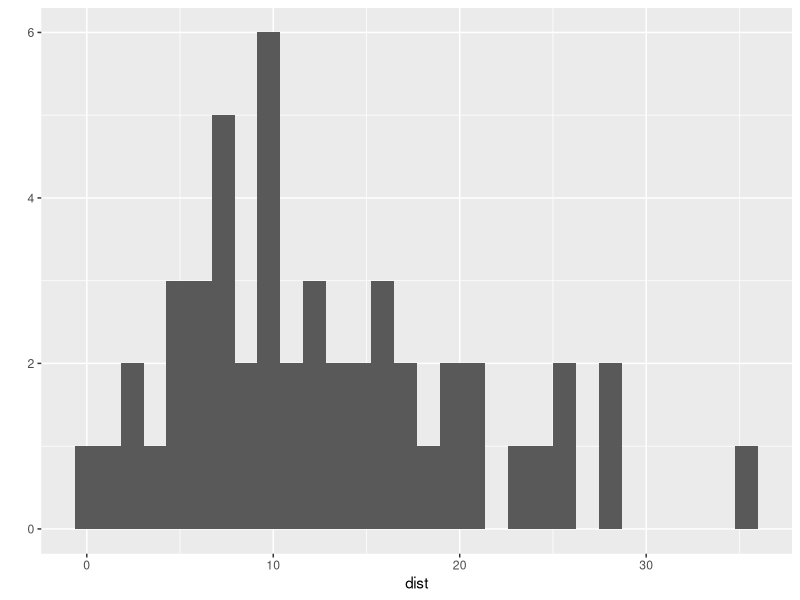
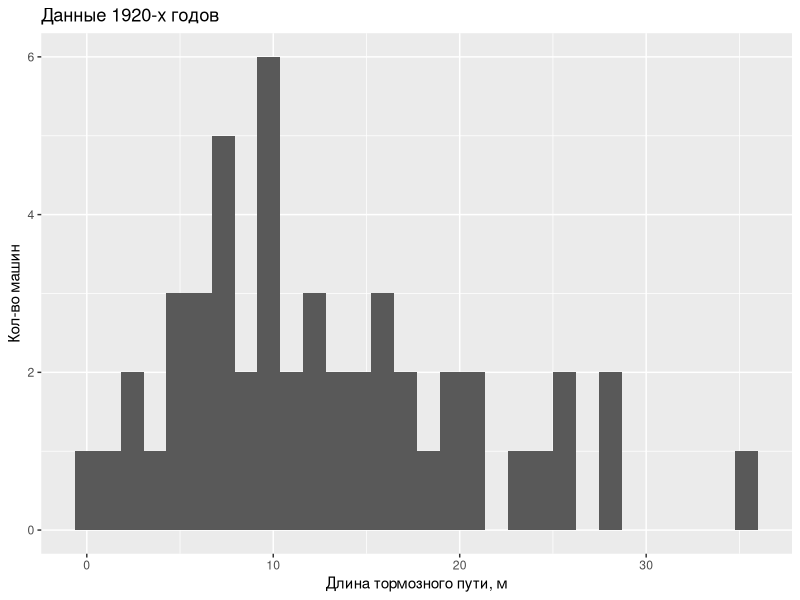
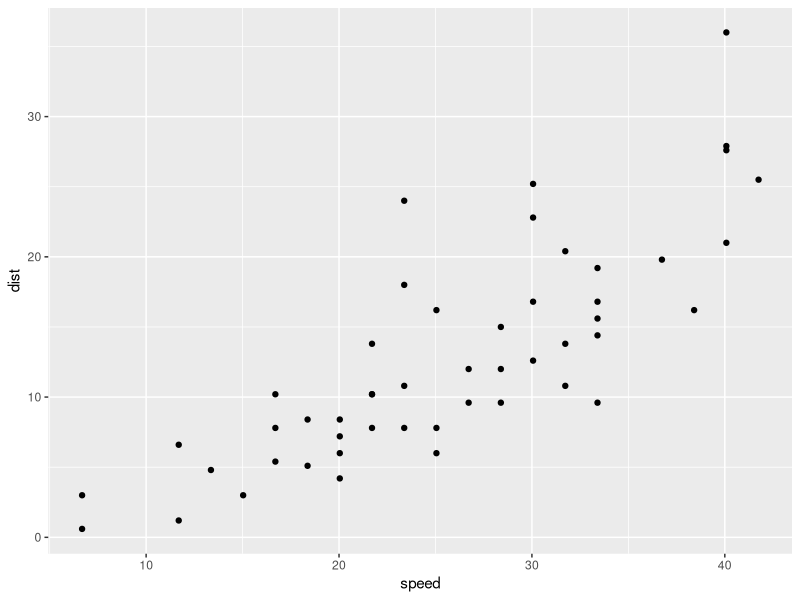
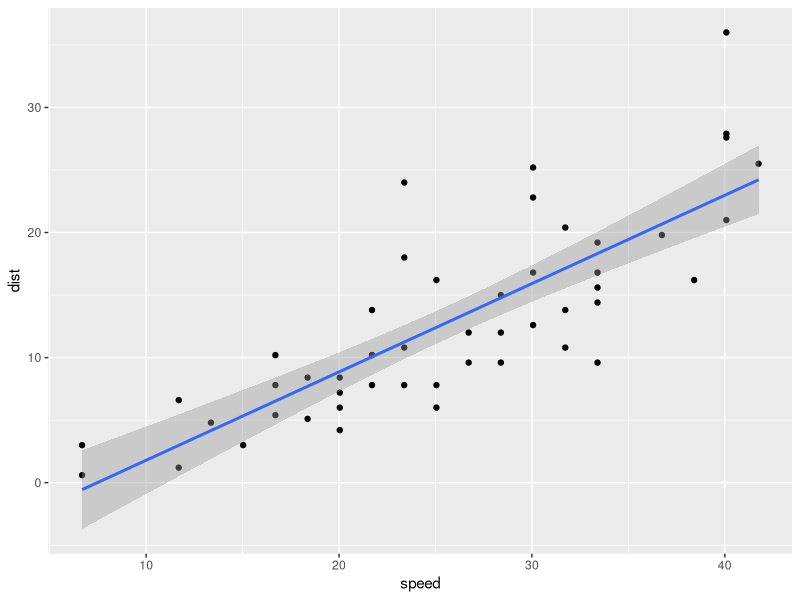
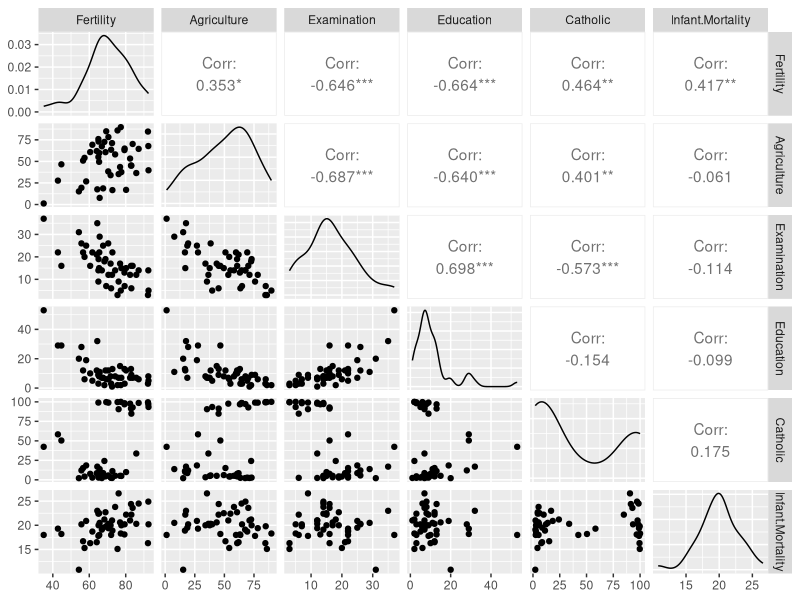

Reproduce these figures in R, in order.
library('psych')
library('dplyr')
library('ggplot2')
library('GGally')

d <- cars
glimpse(d)

help(cars)

head(d)
tail(d)
describe(d)
ncol(d)
nrow(d)
str(d) # structure of dataframe
tail(d, 3) # 3 last rows

mean(d$speed)
mean(d$dist)


d2 <- mutate(d, speed=1.67*speed, dist=0.3*dist,
             ratio=dist/speed) # changing the data
glimpse(d2)

qplot(data=d2, dist)
qplot(data=d2, dist, xlab='Длина тормозного пути, м', 
      ylab='Кол-во машин', main='Данные 1920-х годов')
qplot(data=d2, speed, dist)


model <- lm(data=d2, dist~speed)
model

beta_hat = coef(model)
beta_hat
eps_hat <- residuals(model)
eps_hat
y <- d2$dist
y_hat <- fitted(model)
y
y_hat
RSS <- deviance(model)
RSS
TSS <- sum((y - mean(y))^2)
TSS
ESS <- TSS - RSS
R2 <- ESS/TSS
R2

cor(y, y_hat)^2 # this is R2 too

X <- model.matrix(model)
X

nd = data.frame(speed=c(40, 60)) # new data
nd
predict(model, nd)

qplot(data=d2, speed, dist) + stat_smooth(method='lm')


t <- swiss
help(swiss)

glimpse(t)
describe(t)

ggpairs(t) # many distribution graphs in one click!

model2 <- lm(data=t,
             Fertility~Agriculture + Education + Catholic)
coef(model2)
fitted(model2)
residuals(model2)
deviance(model2) # RSS

report <-summary(model2)
report
report$r.squared # R2

cor(t$Fertility, fitted(model2))^2

nd2 <- data.frame(Agriculture=0.5, Catholic=0.5,
                  Education=20)
predict(model2, nd2)

two <- c("AA", "AS")
lut <- c("AA" = "American", 
         "AS" = "Alaska", 
         "B6" = "JetBlue")
two <- lut[two]
two
